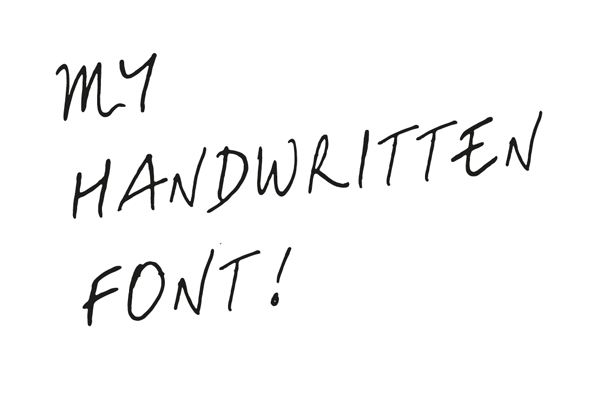
%> input picture homework1/27.png, 600 x 394 px
$ octave main.m   (GNU Octave 9; MATLAB toolbox functions it lacks are replaced by stand-ins)
%> lines starting %> are read from the running program, lines starting %| are printed output that depends on the picture; in (x1, y1, x2, y2) boxes, pixels count from 0 and x2, y2 are one past the last pixel; in counts of white or black regions, pixels touching at a corner belong together; the program's own positions count from 1
I= imread('27.png');
%> I is the input picture: size 394x600x3 uint8; mean R, G, B 246.8, 246.8, 246.7

if(length(size(I))==3)
    I=rgb2gray(I);
%> I: size 394x600 uint8
end

I=imgaussfilt(I);
I=edge(I,'Prewitt');
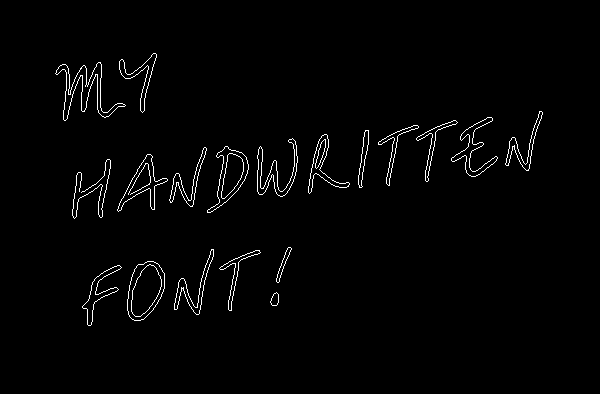
%> I: size 394x600 logical; 1.7% white in thin lines or dots, all inside (x1, y1, x2, y2) = (55, 53, 543, 326)
I=uint8(I);

figure;
subplot(2,3,1);imshow(I);title('Original')

tic
Ipre = edge(I,'Prewitt');
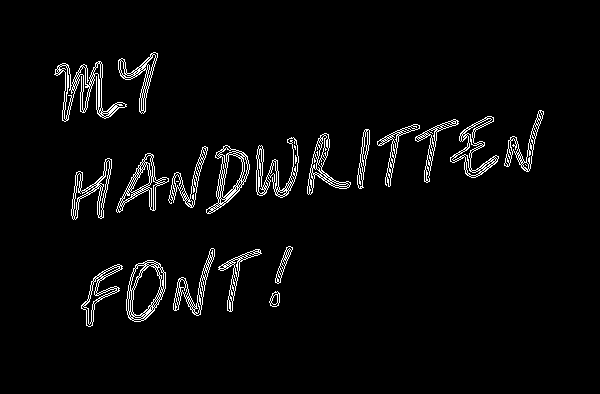
%> Ipre: size 394x600 logical; 3.5% white in thin lines or dots, all inside (x1, y1, x2, y2) = (54, 52, 544, 327)
p=toc;

tic
Irob = edge(I,'Roberts');
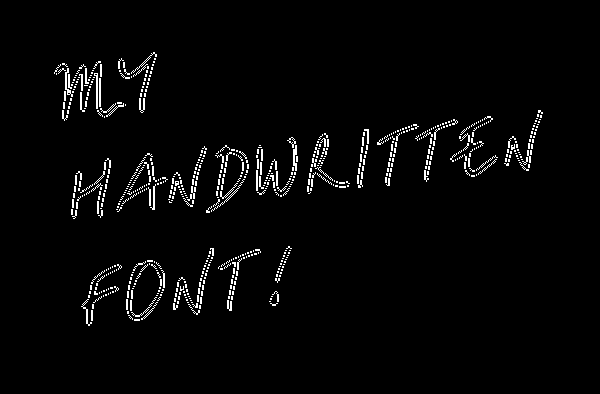
%> Irob: size 394x600 logical; 2.6% white in thin lines or dots, all inside (x1, y1, x2, y2) = (54, 52, 543, 326)
r=toc

tic
Ican = edge(I,'Canny');
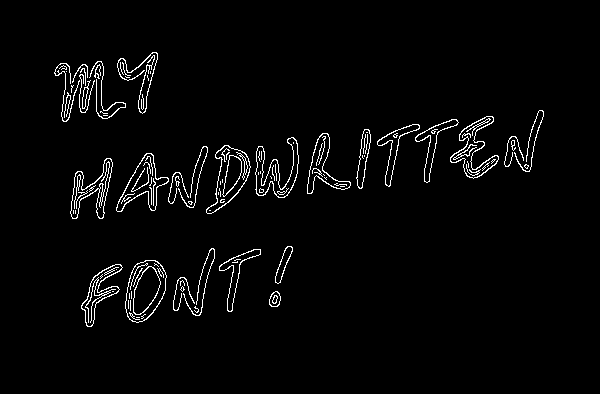
%> Ican: size 394x600 logical; 2.8% white in thin lines or dots, all inside (x1, y1, x2, y2) = (54, 52, 544, 327)
c=toc

tic
Isob = edge(I,'Sobel');
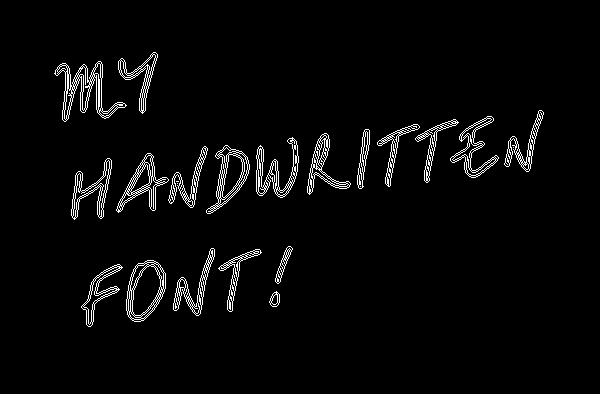
%> Isob: size 394x600 logical; 3.3% white in thin lines or dots, all inside (x1, y1, x2, y2) = (54, 52, 544, 327)
s=toc

tic
Ilog = edge(I,'log');
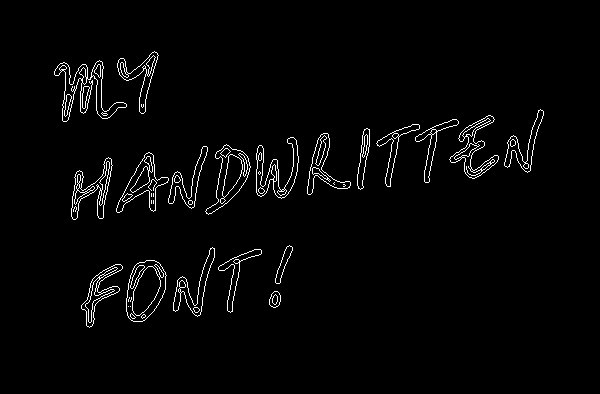
%> Ilog: size 394x600 logical; 2.4% white in thin lines or dots, all inside (x1, y1, x2, y2) = (54, 51, 544, 328)
l=toc


subplot(2,3,2);imshow(Ipre);title(['Prewitt: ',num2str(p)])
subplot(2,3,3);imshow(Irob);title(['Roberts: ',num2str(r)])
subplot(2,3,4);imshow(Ican);title(['Canny: ',num2str(c)])
subplot(2,3,5);imshow(Isob);title(['Sobel: ',num2str(s)])
subplot(2,3,6);imshow(Ilog);title(['Laplacian: ',num2str(l)])

$ run again, with homework1/4.png copied over homework1/27.png
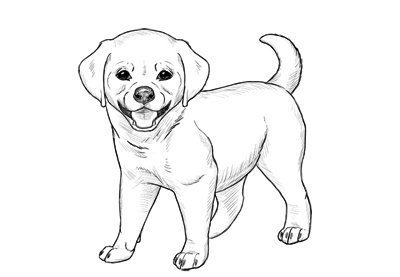
%> input picture homework1/4.png, 400 x 277 px
%> I is the input picture: size 277x400x3 uint8; min 0, max 255, mean 245.8
%> `I=edge(I,'Prewitt');`:
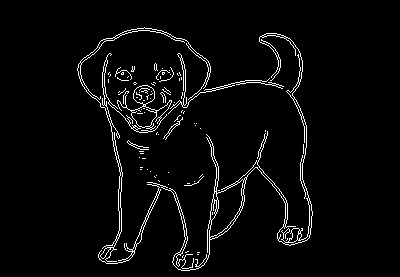
%> I: size 277x400 logical; 3.6% white in thin lines or dots, all inside (x1, y1, x2, y2) = (77, 27, 313, 271)
%> Ipre: size 277x400 logical; 5.3% white in thin lines or dots, all inside (x1, y1, x2, y2) = (76, 26, 314, 272)
%> Irob: size 277x400 logical; 5.4% white in thin lines or dots, all inside (x1, y1, x2, y2) = (76, 26, 313, 271)
%> Ican: size 277x400 logical; 4.5% white in thin lines or dots, all inside (x1, y1, x2, y2) = (76, 27, 314, 272)
%> `Ilog = edge(I,'log');`:
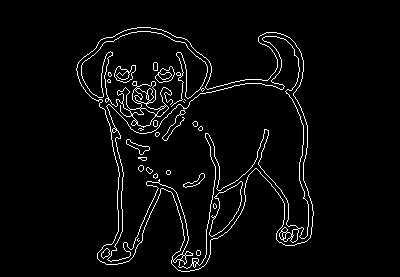
%> Ilog: size 277x400 logical; 3.8% white in thin lines or dots, all inside (x1, y1, x2, y2) = (76, 27, 314, 272)

$ run again, with homework1/5.png copied over homework1/27.png
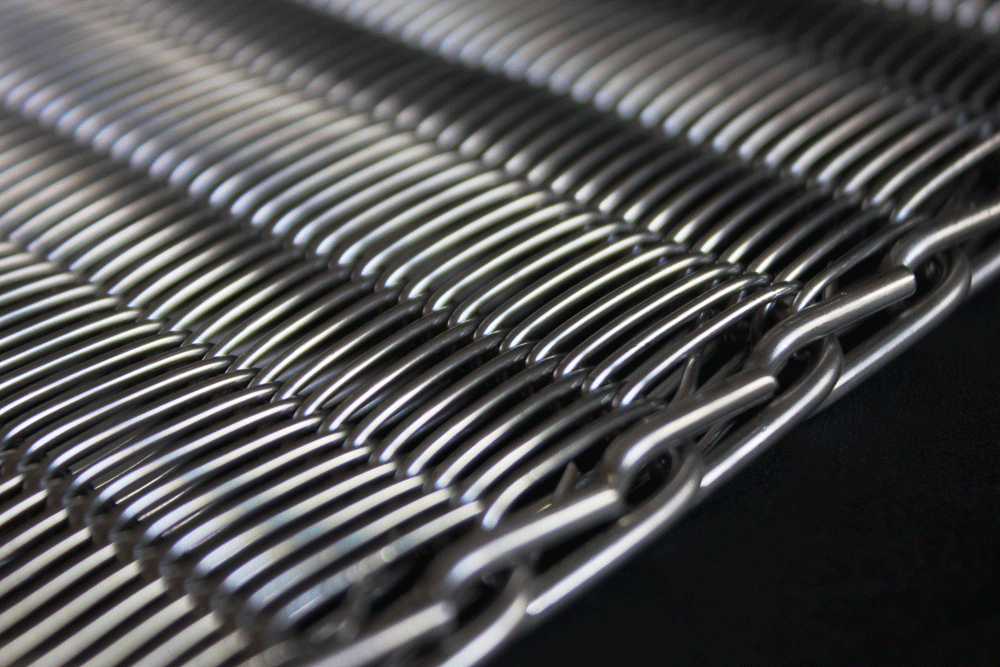
%> input picture homework1/5.png, 1000 x 667 px
%> `I=edge(I,'Prewitt');`:
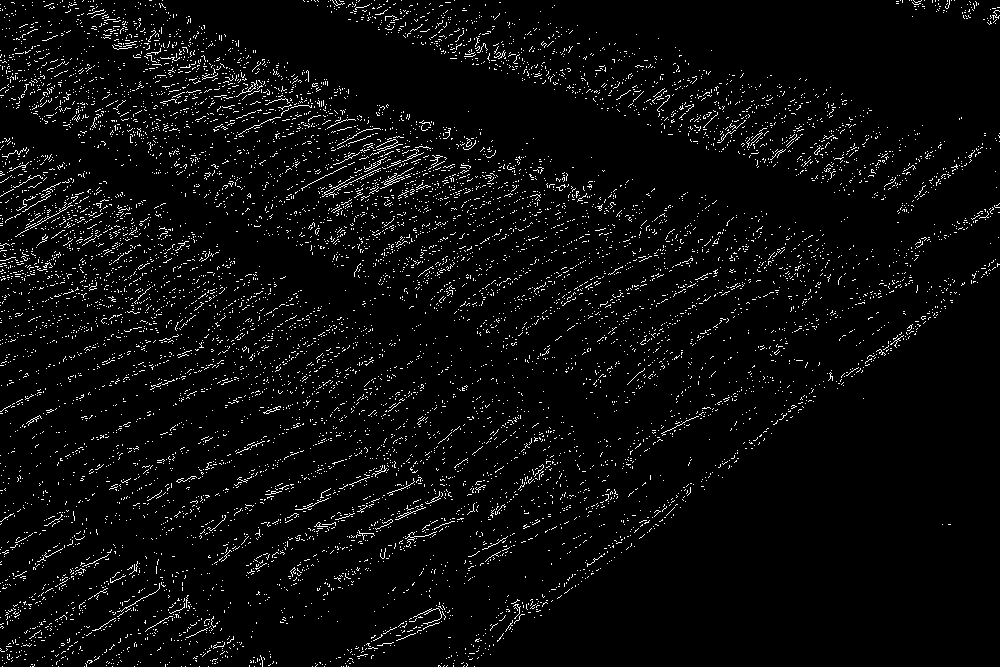
%> I: size 667x1000 logical; 4.1% white in thin lines or dots
%> Ipre: size 667x1000 logical; 9.4% white in thin lines or dots
%> Irob: size 667x1000 logical; 7.7% white in thin lines or dots
%> Ican: size 667x1000 logical; 10.4% white in thin lines or dots
%> Isob: size 667x1000 logical; 10.3% white in thin lines or dots
%> `Ilog = edge(I,'log');`:
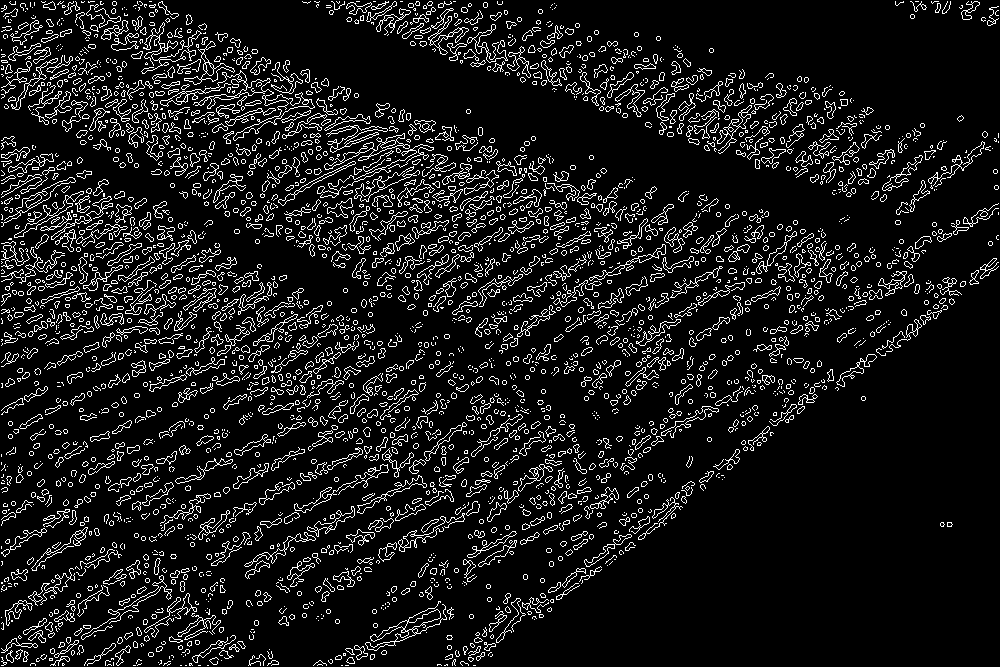
%> Ilog: size 667x1000 logical; 9.8% white in thin lines or dots
